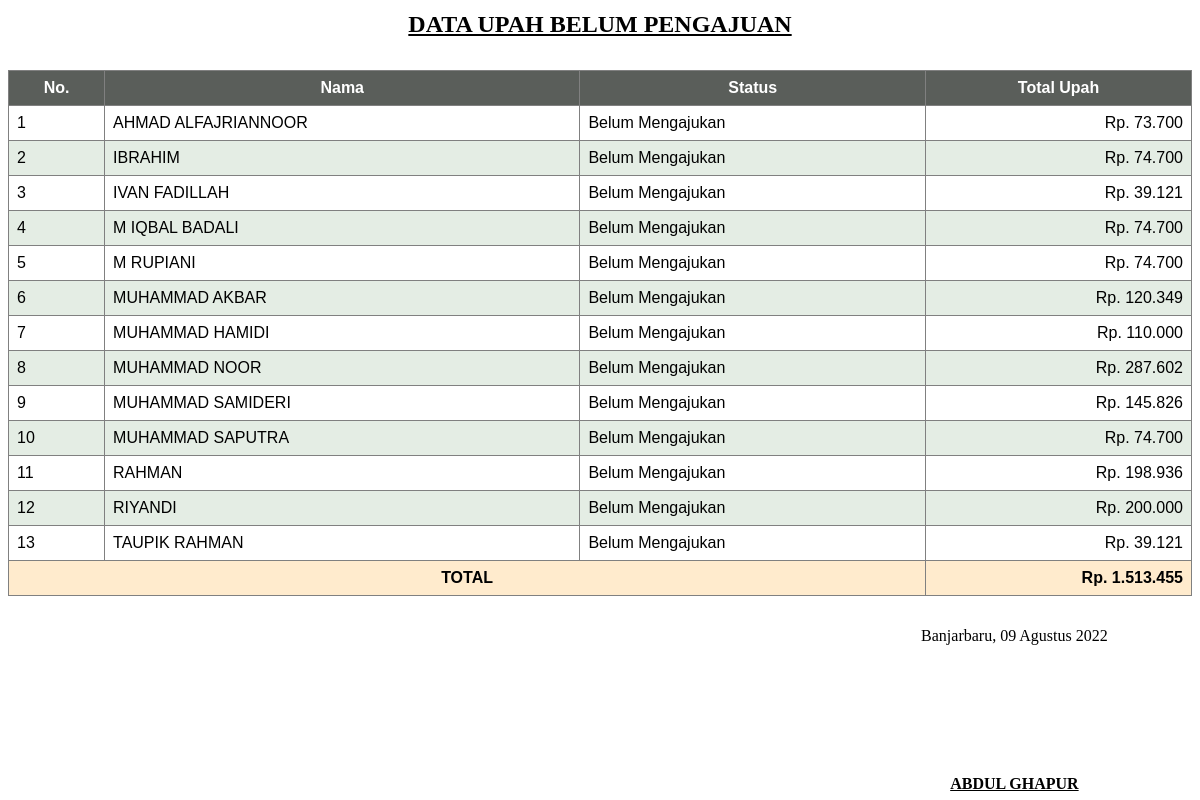
Page /adminkeu/report/reportupahbelumdiajukan-res.php (signed in) on the committed database.
### tables this page shows
CREATE TABLE `gaji` (
  `id` int(11) NOT NULL,
  `id_distribusi` int(11) NOT NULL,
  `id_pengirim` int(11) DEFAULT NULL,
  `ontime` double DEFAULT 0,
  `bongkar` double DEFAULT 0,
  `upah` double DEFAULT 0
);

CREATE TABLE `karyawan` (
  `id` int(11) NOT NULL,
  `username` varchar(30) DEFAULT NULL,
  `password` varchar(50) DEFAULT NULL,
  `nama` varchar(35) NOT NULL,
  `nik` varchar(16) NOT NULL,
  `tempat_lahir` varchar(50) NOT NULL,
  `tanggal_lahir` date NOT NULL,
  `jenis_kelamin` enum('LAKI-LAKI','PEREMPUAN') NOT NULL,
  `alamat` varchar(512) NOT NULL,
  `agama` enum('-','ISLAM','PROTESTAN','KATOLIK','HINDU','BUDDHA','KONGHUCU') NOT NULL,
  `status` enum('KAWIN','BELUM KAWIN') NOT NULL,
  `gol_darah` enum('-','A','B','AB','O') DEFAULT NULL,
  `jabatan` enum('DRIVER','HELPER','ADMINKEU','SPVDISTRIBUSI','MGRDISTRIBUSI') NOT NULL,
  `no_telepon` varchar(14) NOT NULL,
  `sim` enum('-','A','B1','B2','C','D','A UMUM','B1 UMUM','B2 UMUM') NOT NULL,
  `email` varchar(50) DEFAULT NULL,
  `tanggal_registrasi` datetime NOT NULL DEFAULT current_timestamp(),
  `tanggal_update_data` timestamp NOT NULL DEFAULT current_timestamp() ON UPDATE current_timestamp(),
  `status_karyawan` enum('BORONGAN','BULANAN') NOT NULL,
  `status_keaktifan` enum('AKTIF','NON AKTIF') NOT NULL,
  `upah_borongan` int(7) NOT NULL,
  `foto` varchar(255) DEFAULT NULL
);

### adminkeu/report/reportupahbelumdiajukan-res.php (the view, shortened to what this page needs)
<?php
$database = new Database;
$db = $database->getConnection();
$selectSql = "SELECT * FROM gaji u
LEFT JOIN pengajuan_upah_borongan p ON p.id_upah = u.id
INNER JOIN distribusi d on u.id_distribusi = d.id
WHERE p.terbayar IS NULL AND d.jam_datang IS NOT NULL";
$stmt = $db->prepare($selectSql);
$stmt->execute();
if ($stmt->rowCount() > 0) {
  $selectSql = "SELECT p.*, u.*,k.*, d.*, k.id id_karyawan, SUM(upah) total_upah FROM pengajuan_upah_borongan p
RIGHT JOIN gaji u on p.id_upah = u.id
INNER JOIN karyawan k on u.id_pengirim = k.id
INNER JOIN distribusi d on u.id_distribusi = d.id
WHERE p.terbayar IS NULL AND d.jam_datang IS NOT NULL
GROUP BY k.nama ORDER BY k.nama ASC";
  $stmt = $db->prepare($selectSql);
  $stmt->execute();
}
?>
<table style="width: 100%; margin-bottom: 10px;">
  <tr>
    <td align="center" style="font-weight: bold; padding-bottom: 20px; font-size: x-large;"><u>DATA UPAH BELUM PENGAJUAN</u></td>
  </tr>
</table>
<table id="content">
  <thead>
    <tr>
      <th>No.</th>
      <th>Nama</th>
      <th>Status</th>
      <th>Total Upah</th>
    </tr>
  </thead>
  <tbody>
    <?php
    $no = 1;
    $total_upah = 0;
    while ($row = $stmt->fetch(PDO::FETCH_ASSOC)) {
      $total_upah += round($row['total_upah'], 0);
    ?>
      <tr>
        <td><?= $no++ ?></td>
        <td><?= $row['nama'] ?></td>
        <td>Belum Mengajukan</td>
        <td style="text-align: right;"><?= 'Rp. ' . number_format($row['total_upah'], 0, ',', '.') ?></td>
      </tr>
    <?php } ?>
  </tbody>
  <tfoot>
    <tr style="background-color: blanchedalmond">
      <td colspan="3" style="text-align: center; font-weight: bold;">TOTAL</td>
      <td style="text-align: right; font-weight: bold;"><?= 'Rp. ' . number_format($total_upah, 0, ',', '.') ?></td>
    </tr>
  </tfoot>
</table>
<table id="summary" style="page-break-inside: avoid;" autosize="1">
  <tr>
    <td width="70%"></td>
    <td align="center">Banjarbaru, <?= tanggal_indo(date('Y-m-d')) ?></td>
  </tr>
  <tr>
    <td width=" 70%"></td>
    <td><br><br><br><br><br><br><br></td>
  </tr>
  <tr>
    <td width="70%"></td>
    <td align="center"><u><b><?= $_SESSION['nama'] ?></b></u></td>
  </tr>
</table>
<?php
function tanggal_indo($tanggal, $cetak_hari = false)
{
  $bulan = array(
    1 =>   'Januari',
    'Februari',
    'Maret',
    'April',
    'Mei',
    'Juni',
    'Juli',
    'Agustus',
    'September',
    'Oktober',
    'November',
    'Desember'
  );
  $split     = explode('-', $tanggal);
  $tgl_indo = $split[2] . ' ' . $bulan[(int)$split[1]] . ' ' . $split[0];
  return $tgl_indo;
}
?>

### adminkeu/report/reportupahbelumdiajukan-res.php (style rules this page uses)
table#content { font-family: Arial, Helvetica, sans-serif; border-collapse: collapse; width: 100%; margin-bottom: 30px; }
table#content th { border: 1px solid grey; padding: 8px; text-align: center; width: fit-content; background-color: #5a5e5a; color: white; }
table#content td { border: 1px solid grey; padding: 8px; }
table#content tbody tr:nth-child(even) { background-color: #e4ede4; }
table#summary { width: 100%; border-collapse: collapse; }

### rows in the picture
gaji: id_pengirim.nama "AHMAD ALFAJRIANNOOR", total_upah "73.700"
gaji: id_pengirim.nama "IBRAHIM", total_upah "74.700"
gaji: id_pengirim.nama "IVAN FADILLAH", total_upah "39.121"
gaji: id_pengirim.nama "M IQBAL BADALI", total_upah "74.700"
gaji: id_pengirim.nama "M RUPIANI", total_upah "74.700"
gaji: id_pengirim.nama "MUHAMMAD AKBAR", total_upah "120.349"
gaji: id_pengirim.nama "MUHAMMAD HAMIDI", total_upah "110.000"
gaji: id_pengirim.nama "MUHAMMAD NOOR", total_upah "287.602"
gaji: id_pengirim.nama "MUHAMMAD SAMIDERI", total_upah "145.826"
gaji: id_pengirim.nama "MUHAMMAD SAPUTRA", total_upah "74.700"
gaji: id_pengirim.nama "RAHMAN", total_upah "198.936"
gaji: id_pengirim.nama "RIYANDI", total_upah "200.000"
gaji: id_pengirim.nama "TAUPIK RAHMAN", total_upah "39.121"

### other values in the picture
$total_upah "1.513.455"
$_SESSION['nama'] "ABDUL GHAPUR"
